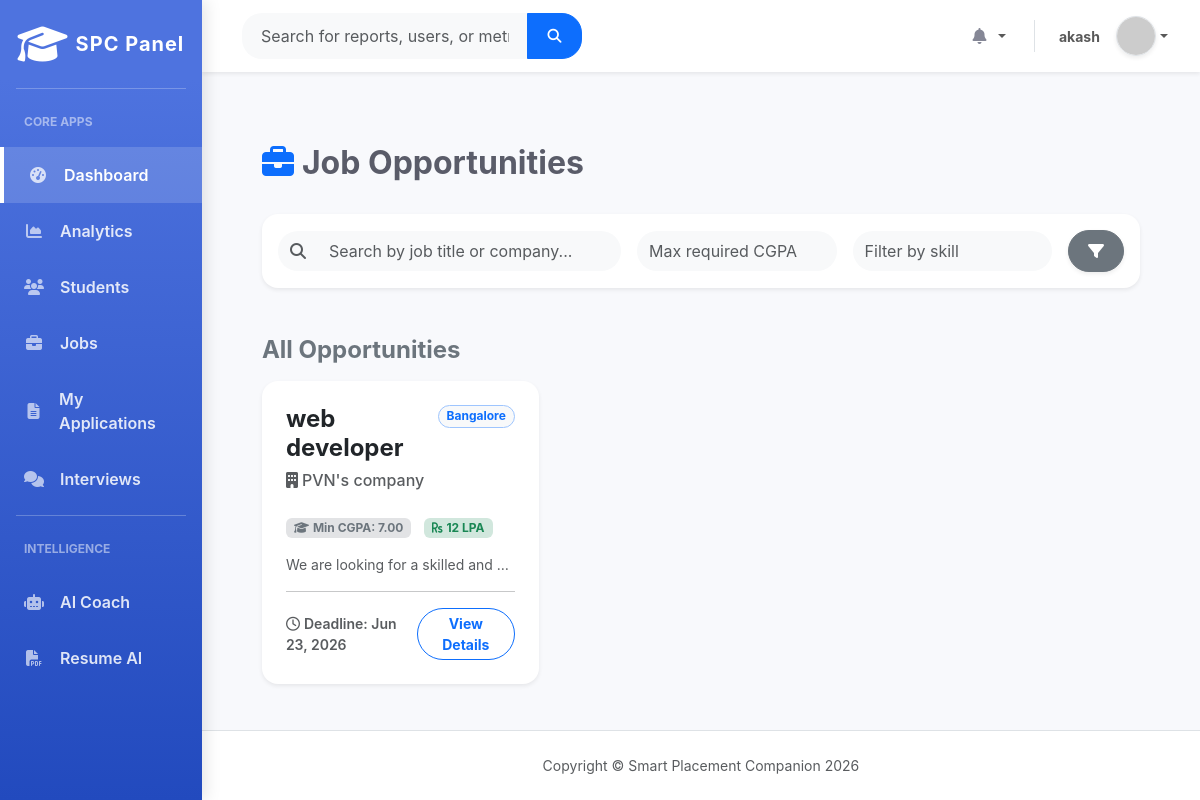
/students/jobs/ (signed in), run on the app's committed database.
### students/models.py (models this page shows, shortened)
class Job(models.Model):
    title = models.CharField(max_length=150)
    company = models.CharField(max_length=150)
    description = models.TextField()
    required_cgpa = models.DecimalField(max_digits=4, decimal_places=2, default=0.00)
    required_skills = models.TextField(help_text="Comma separated skills")
    location = models.CharField(max_length=200, blank=True)
    salary = models.CharField(max_length=100, blank=True)
    deadline = models.DateField()
    created_at = models.DateTimeField(auto_now_add=True)

### students/views.py (the view, shortened to what this page needs)
# urls.py: path('jobs/', views.job_list, name='job_list'),
@login_required
def job_list(request):
    from django.utils import timezone
    from datetime import timedelta
    jobs = Job.objects.all().order_by('-created_at')
    three_days_ago = timezone.now() - timedelta(days=3)
    new_jobs = Job.objects.filter(created_at__gte=three_days_ago).order_by('-created_at')
    search = request.GET.get('q')
    if search:
        jobs = jobs.filter(Q(title__icontains=search) | Q(company__icontains=search))
    req_cgpa = request.GET.get('cgpa')
    if req_cgpa:
        try:
            jobs = jobs.filter(required_cgpa__lte=float(req_cgpa))
        except ValueError:
            pass
    skill = request.GET.get('skill')
    if skill:
        jobs = jobs.filter(required_skills__icontains=skill)
    recommended_jobs = []
    return render(request, 'jobs/job_list.html', {
        'jobs': jobs,
        'new_jobs': new_jobs,
        'recommended_jobs': recommended_jobs
    })

### students/models.py (called while the page is built)
    @property
    def unread_notifications_count(self):
        return self.user.notifications.filter(is_read=False).count()

### templates/jobs/job_list.html (shortened to what this page needs)
{% extends 'base.html' %}
{% block content %}
<div class="container fade-in-up mt-4">
    <div class="d-flex justify-content-between align-items-center mb-4">
        <h2 class="fw-bold"><i class="fas fa-briefcase text-primary me-2"></i>Job Opportunities</h2>
    </div>
    <div class="card shadow-sm border-0 rounded-4 mb-4 p-3 bg-white">
        <form method="GET" action="{% url 'students:job_list' %}" class="row g-3 align-items-center">
            <div class="col-md-5">
                <div class="input-group">
                    <span class="input-group-text bg-light border-0 rounded-start-pill"><i class="fas fa-search text-muted"></i></span>
                    <input type="text" name="q" class="form-control bg-light border-0 rounded-end-pill py-2" placeholder="Search by job title or company..." value="{{ request.GET.q }}">
                </div>
            </div>
            <div class="col-md-3">
                <input type="number" step="0.01" name="cgpa" class="form-control bg-light border-0 rounded-pill py-2" placeholder="Max required CGPA" value="{{ request.GET.cgpa }}">
            </div>
            <div class="col-md-3">
                <input type="text" name="skill" class="form-control bg-light border-0 rounded-pill py-2" placeholder="Filter by skill" value="{{ request.GET.skill }}">
            </div>
            <div class="col-md-1 d-grid">
                <button type="submit" class="btn btn-secondary rounded-pill shadow-sm py-2"><i class="fas fa-filter"></i></button>
            </div>
        </form>
    </div>
    <h4 class="fw-bold mb-3 text-secondary mt-5">All Opportunities</h4>
    <div class="row g-4">
        {% for job in jobs %}
        <div class="col-md-6 col-lg-4">
            <div class="card h-100 border-0 shadow-sm rounded-4 position-relative hover-lift">
                <div class="card-body p-4">
                    <div class="d-flex justify-content-between align-items-start mb-2">
                        <h4 class="fw-bold mb-0 text-dark">{{ job.title }}</h4>
                        <span class="badge bg-light text-primary border border-primary-subtle rounded-pill">{{ job.location|default:"Remote" }}</span>
                    </div>
                    <h6 class="text-muted mb-3"><i class="fas fa-building me-1"></i>{{ job.company }}</h6>
                    <div class="mt-4 mb-3">
                        <span class="badge bg-secondary-subtle text-secondary me-2 px-2 py-1"><i class="fas fa-graduation-cap me-1"></i>Min CGPA: {{ job.required_cgpa }}</span>
                        {% if job.salary %}
                        <span class="badge bg-success-subtle text-success px-2 py-1"><i class="fas fa-rupee-sign me-1"></i>{{ job.salary }}</span>
                        {% endif %}
                    </div>
                    <p class="text-muted small text-truncate" style="max-height: 40px;">{{ job.description }}</p>
                    <hr class="opacity-10">
                    <div class="d-flex justify-content-between align-items-center mt-3">
                        <div class="small fw-semibold {% if job.deadline|date:'Y-m-d' < today %}text-danger{% else %}text-muted{% endif %}">
                            <i class="far fa-clock me-1"></i>Deadline: {{ job.deadline|date:"M d, Y" }}
                        </div>
                        <a href="{% url 'students:job_detail' job.id %}" class="btn btn-outline-primary btn-sm rounded-pill px-3 fw-bold">View Details</a>
                    </div>
                </div>
            </div>
        </div>
        {% empty %}
        <div class="col-12 text-center py-5">
            <i class="fas fa-search fa-3x text-muted mb-3 opacity-50"></i>
            <h4 class="text-muted">No jobs found matching your criteria.</h4>
        </div>
        {% endfor %}
    </div>
</div>
{% endblock %}

### templates/includes/navbar.html (shortened to what this page needs)
<nav class="navbar navbar-expand w-100 navbar-light bg-white topbar mb-4 static-top shadow-sm px-4 d-flex justify-content-between">
    <form class="d-none d-sm-inline-block form-inline me-auto ms-md-3 my-2 my-md-0 mw-100 navbar-search">
        <div class="input-group">
            <input type="text" class="form-control bg-light border-0 small" placeholder="Search for reports, users, or metrics..." aria-label="Search" style="border-radius: 20px 0 0 20px; padding: 0.6rem 1.2rem;">
            <button class="btn btn-primary" type="button" style="border-radius: 0 20px 20px 0; padding: 0.6rem 1.2rem;">
                <i class="fas fa-search fa-sm"></i>
            </button>
        </div>
    </form>
    <ul class="navbar-nav ms-auto align-items-center">
        <li class="nav-item dropdown no-arrow mx-1">
            <a class="nav-link dropdown-toggle" href="#" id="alertsDropdown" role="button" data-bs-toggle="dropdown">
                <i class="fas fa-bell fa-fw text-gray-400"></i>
            </a>
        </li>
        <li class="nav-item dropdown no-arrow d-flex align-items-center">
            <a class="nav-link dropdown-toggle d-flex align-items-center" href="#" id="userDropdown" role="button" data-bs-toggle="dropdown">
                <span class="me-3 d-none d-lg-inline text-gray-600 small fw-bold">{{ user.username|default:"Active User" }}</span>
                <img class="img-profile rounded-circle shadow-sm border" src="https://ui-avatars.com/api/?name={{ user.username|default:'Active+User' }}&background=4e73df&color=fff&bold=true" style="width: 2.5rem; height: 2.5rem;">
            </a>
        </li>
    </ul>
</nav>

### templates/base.html (style rules this page uses)
:root { --sidebar-width: 250px; --primary-color: #4e73df; --bg-light: #f8f9fc; --text-gray-400: #d1d3e2; --text-gray-800: #5a5c69; }
body { font-family: 'Inter', -apple-system, BlinkMacSystemFont, "Segoe UI", Roboto, "Helvetica Neue", Arial, sans-serif; background-color: var(--bg-light); overflow-x: hidden; color: var(--text-gray-800); }
.text-gray-400 { color: #858796 !important; }
.card { border: none; border-radius: 0.75rem; box-shadow: 0 0.15rem 1.75rem 0 rgba(58, 59, 69, 0.1); transition: transform 0.2s ease-in-out, box-shadow 0.2s ease; }

### templates/jobs/job_list.html (style rules this page uses)
.hover-lift { transition: transform 0.2s ease, box-shadow 0.2s ease; }

### data on the page
Job: title "web developer", location "Bangalore", company "PVN's company", required_cgpa "7.00", salary "12 LPA", description "We are looking for a skilled and…", deadline "Jun 23, 2026"

### other printed values
{{ user.username|default:"Active User" }} "akash"
